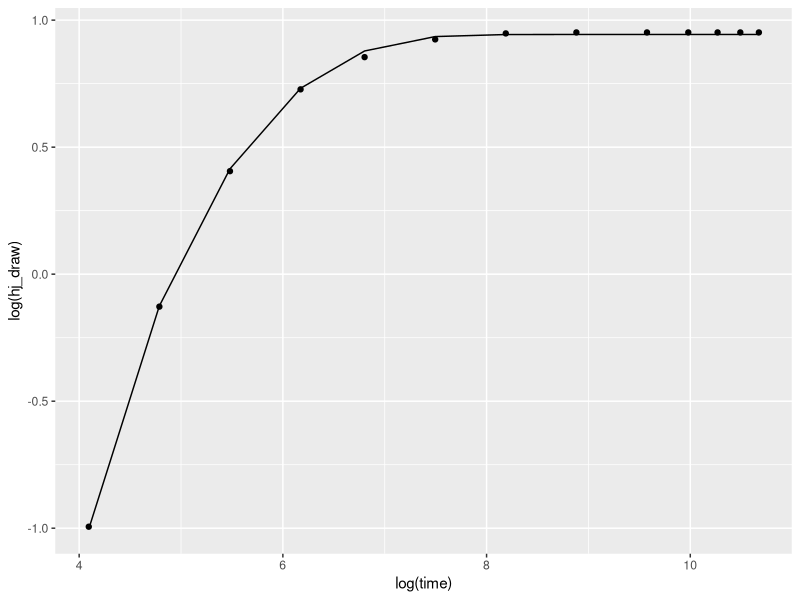
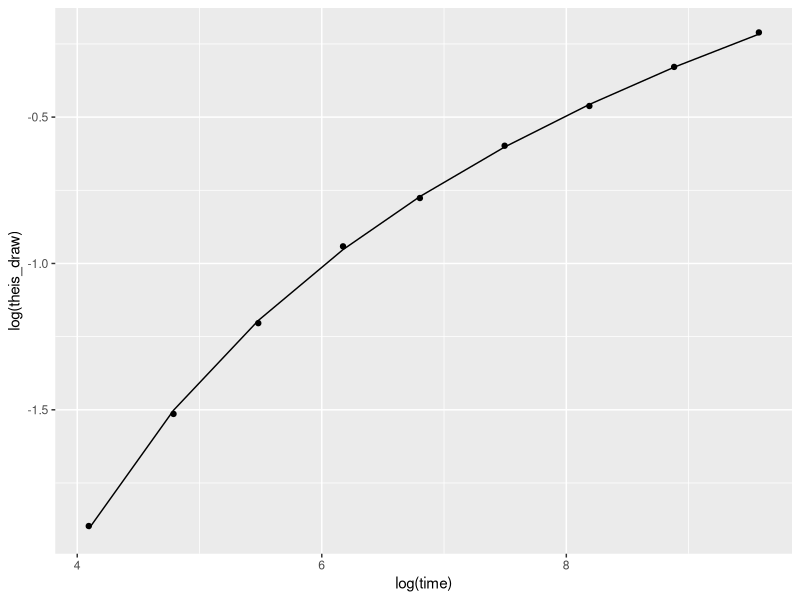

The R script that drew these images, in order:
#Pumping Test Trial:

#Pumping rate
q_l_min <- 132
q_m3_s <- 132*10^-3/60

library(optimx)
#Hantush Jacob Well-Function Optimizer:
hantush_jacob_optim <- function(Tra = 2/(24*60*60), Sa = 0.00002, Kz = 1.4e-2/(24*60*60), r, Q, b, time, drawdown){
  optimizer <- function(par){
    Tr = par[1]
    S = par[2]
    Cond = par[3]
    Alpha = r*sqrt(Kz/(Tr*b))
    u <- r^2*S/(4*Tr*time)
    hj_draw <- sapply(u, function(x){
      integrand <- function(y) {(1/y)* exp(-y- Alpha^2/(4*y))}
      a <- integrate(integrand, lower = x, upper = Inf)
      a <- a[[1]]
      return(a*(Q/(4*pi*Tr)))
    })
    RMSE_draw <- (log(hj_draw)-log(drawdown))^2
    RMSE_draw <- sum(RMSE_draw)/length(RMSE_draw)
    return(RMSE_draw)
  }
  optimx(par = c(Tra,Sa,Kz), fn = optimizer, method = "L-BFGS",lower = rep(1e-9,3), upper = rep(1e-3,3),
         control = list(maxit = 5000,all.methods = T))
  
}

time <- c(1,2,4,8,15,30,60,120,240,360,480,600,720)
time <- time*60
drawdown <- c(0.37,0.88,1.5,2.07,2.35,2.52,2.58,2.59,2.59,2.59,2.59,2.59,2.59)
hantush_jacob_optim(r = 32.6, Q = q_m3_s, b = 4.3, time = time, drawdown = drawdown)


Q <- q_m3_s
Tr = 0.0001007087
S = 2.234887e-05
Kz = 1.62037e-07
r = 32.6
Alpha = r*sqrt(Kz/4.3/Tr)
u <- r^2*S/(4*Tr*time)
hj_draw <- sapply(u, function(x){
  integrand <- function(y) {(1/y)* exp(-y- Alpha^2/(4*y))}
  a <- integrate(integrand, lower = x, upper = Inf)
  a <- a[[1]]
  return(a*(Q/(4*pi*Tr)))
})
library(ggplot2)
ggplot(data = data.frame(hj_draw, time), aes(x = log(time), y = log(hj_draw)))+geom_line()+
  geom_point(data = data.frame(drawdown, time), aes(x = log(time), y = log(drawdown)))

#Optimizer worked better with time in seconds so transmissivity would be of similar scaling than Storativity. 
#It is still hard to find a unique solution to the problem because the solution fails to predict conductance of the upper bound 
#correctly.

#Theis this time:
library(pracma)
theis_optim <- function(Tra = 2/(24*60*60), Sa = 0.00002, r, Q, time, drawdown){
  optimizer <- function(par){
    Tr = par[1]
    S = par[2]
    u <- r^2*S/(4*Tr*time)
    theis_draw <- (Q/(4*pi*Tr))*expint_E1(u)
    RMSE_draw <- (log(theis_draw)-log(drawdown))^2
    RMSE_draw <- sum(RMSE_draw)/length(RMSE_draw)
    return(RMSE_draw)
  }
  optimx(par = c(Tra,Sa), fn = optimizer, method = "L-BFGS",lower = rep(1e-9,2),
         control = list(maxit = 5000,all.methods = T))
  
}

time <- c(1,2,4,8,15,30,60,120,240)
time <- time*60
drawdown <- c(0.15,0.22,0.3,0.39,0.46,0.55,0.63,0.72,0.81)
theis_optim(r = 95, Q = 1.3/60, time = time, drawdown = drawdown)

#Perfect Match!
  
Q <- 1.3/60
Tr = 0.01387339
S = 7.631842e-05
r = 95
u <- r^2*S/(4*Tr*time)
theis_draw <- (Q/(4*pi*Tr))*expint_E1(u)
library(ggplot2)
ggplot(data = data.frame(theis_draw, time), aes(x = log(time), y = log(theis_draw)))+geom_line()+
  geom_point(data = data.frame(drawdown, time), aes(x = log(time), y = log(drawdown)))
